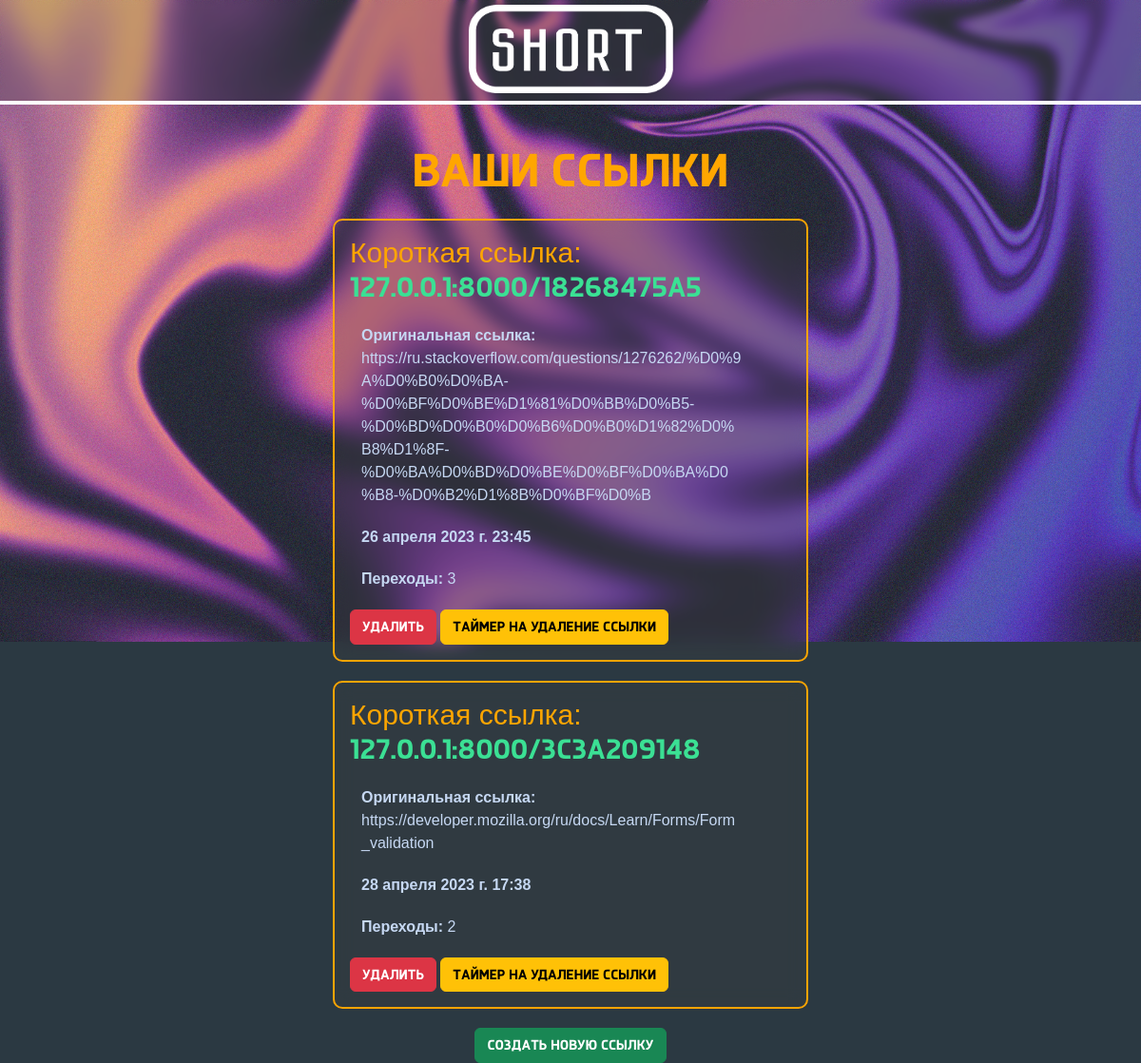
The page / on the database its author committed.
### shorty/models.py (models this page shows, shortened)
class URL(models.Model):
    full_url = models.URLField(unique=True)
    url_hash = models.URLField(unique=True)
    clicks = models.IntegerField(default=0)
    created_at = models.DateTimeField(auto_now_add=True)
    class Meta:
        verbose_name = 'Сохраненная ссылка'
        verbose_name_plural = 'Сохраненные ссылки'

### shorty/views.py (the view)
# urls.py: path('',  views.shortlink, name='shortlink'),
def shortlink(request):
    url_hash = URL.objects.order_by('id')
    data = {
        'title': 'Ваши ссылки',
        'URL': url_hash
    }
    return render(request, 'shorty/shorty_home.html', data)

### shorty/templates/shorty/shorty_home.html (shortened to what this page needs)
{% extends 'main/layout.html' %}
{% block content %}
    <div class="features">
        <h1>{{ title }}</h1>
        {% for el in URL %}
        <div class="alert alert-warning">
            <h3>Короткая ссылка: <a href="http://127.0.0.1:8000/{{ el.url_hash }}" id="url">127.0.0.1:8000/{{ el.url_hash }}</a></h3>
            <p><b>Оригинальная ссылка:</b> {{el.full_url}}</p>
            <p><b>{{el.created_at}}</b></p>
            <p><b>Переходы:</b> {{el.clicks}}</p>
            <a href="{% url 'shortlink-detail' el.id %}/delete" class="btn btn-danger">Удалить</a>
            <a href="{% url 'shutdown' el.id %}" class="btn btn-warning">Таймер на удаление ссылки</a>
        </div>
        {% endfor %}
        <a href="{% url 'shorty_home' %}" class="btn btn-success"> Создать новую ссылку</a>
    </div>
{% endblock %}

### shorty/templates/main/layout.html (shortened to what this page needs)
{% load static %} <! --всегда пиши лоад статик -->
<!DOCTYPE html>
<html lang="en">
<head>
    <link rel="stylesheet" href="https://cdn.jsdelivr.net/npm/bootstrap@5.2.3/dist/css/bootstrap.min.css">
    <link rel="stylesheet" href="{% static 'main/css/main.css' %}">
</head>
<body>
    <header>
        <div class="head">
            <img src="{% static 'main/img/logo.gif' %}" alt="logo">
        </div>
    </header>
    <main>
    {% block content %}
    {% endblock %}
    </main>
</body>
</html>

### shorty/static/main/css/main.css (style rules this page uses)
body { background: #2b3942 url(../img/background1.jpg) no-repeat; background-size: 100%; background-attachment: fixed; }
header { background: rgba(66, 66, 66, 0.25); width: 100%; top: 0; height: 110px; color: blueviolet; border-bottom: 4px solid rgb(255, 255, 255); backdrop-filter: blur(5px); position: fixed; z-index: 3; }
.head { width: 390px; margin: auto; }
header img { width: 215px; height: 93px; display: block; margin-left: auto; margin-right: auto; margin-top: 5px; }
.features { margin-left: auto; text-align: center; word-wrap: break-word; }
.features h1 { font-size: 50px; margin-top: 150px; color: #ffa600; font-family: "Gothland"; }
.features p { max-width: 400px; margin: 20px 12px; color: #c6d8f3; font-family: Arial; }
.alert-warning h3 { color: #fda501; font-family: Arial; font-size: 30px; }
#url { color: rgb(59, 224, 148); transition: all 0.4s; font-family: "Gothland"; }
div .alert-warning { width: 500px; margin: 20px auto; text-align: left; background-color: rgba(66, 66, 66, 0.25); backdrop-filter: blur(10px); border: 2px solid rgb(251, 164, 2); border-radius: 10px; }
a { font-family: "Gothland"; font-size: 30px ; text-decoration: none; color: #000000; }
.btn-warning { font-family: "Gothland"; font-size: 15px ; }
.btn-danger { font-family: "Gothland"; font-size: 15px ; }
.btn-success { font-family: "Gothland"; font-size: 15px ; }

### rows shown on the page
URL: url_hash "18268475a5", full_url "https://ru.stackoverflow.com/questions/1276262/%D0%9A%D0%B0%D0%BA-%D0%BF%D0%BE%D1%81%D0%BB%D0%B5-%D0%BD%D0%B0%D0%B6%D0%B0%D1%82%D0%B8%D1%8F-%D0%BA%D0%BD%D0%BE%D0%BF%D0%BA%D0%B8-%D0%B2%D1%8B%D0%BF%D0%B", created_at "26 апреля 2023 г. 23:45", clicks "3"
URL: url_hash "3c3a209148", full_url "https://developer.mozilla.org/ru/docs/Learn/Forms/Form_validation", created_at "28 апреля 2023 г. 17:38", clicks "2"

### other values the page prints
{{ title }} "Ваши ссылки"
